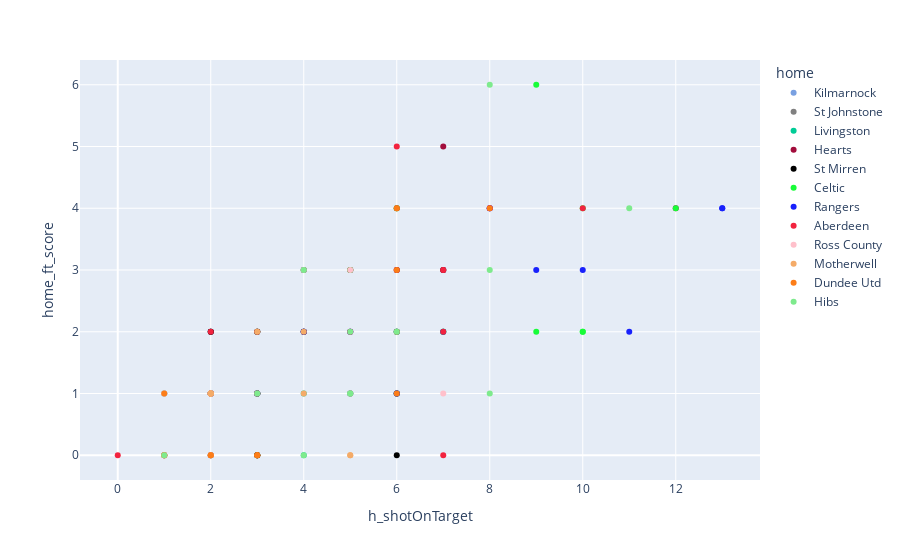

Notebook code cell kept with this figure:
### Code cell
px.scatter(df2, x="h_shotOnTarget", y="home_ft_score",  color="home", color_discrete_map=colormap)

### Figure 1 — Plotly figure (JSON) as saved in the notebook; plotly's stock layout.template omitted (floating-point values rounded to 4 significant figures)
{"data": [{"hovertemplate": "home=Kilmarnock<br>h_shotOnTarget=%{x}<br>home_ft_score=%{y}<extra></extra>", "legendgroup": "Kilmarnock", "marker": {"color": "#79a0e1", "symbol": "circle"}, "mode": "markers", "name": "Kilmarnock", "orientation": "v", "showlegend": true, "type": "scatter", "x": [5, 3, 4, 2, 6, 6, 4, 1, 4, 3, 5, 6], "xaxis": "x", "y": [1, 0, 2, 2, 2, 1, 2, 1, 2, 0, 2, 1], "yaxis": "y"}, {"hovertemplate": "home=St Johnstone<br>h_shotOnTarget=%{x}<br>home_ft_score=%{y}<extra></extra>", "legendgroup": "St Johnstone", "marker": {"color": "grey", "symbol": "circle"}, "mode": "markers", "name": "St Johnstone", "orientation": "v", "showlegend": true, "type": "scatter", "x": [1, 1, 4, 1, 3, 2, 3, 3, 3, 2, 5], "xaxis": "x", "y": [0, 0, 3, 0, 1, 1, 2, 1, 2, 0, 2], "yaxis": "y"}, {"hovertemplate": "home=Livingston<br>h_shotOnTarget=%{x}<br>home_ft_score=%{y}<extra></extra>", "legendgroup": "Livingston", "marker": {"color": "#00cc96", "symbol": "circle"}, "mode": "markers", "name": "Livingston", "orientation": "v", "showlegend": true, "type": "scatter", "x": [2, 6, 6, 1, 3, 4, 2, 3, 3, 6, 4, 7], "xaxis": "x", "y": [1, 2, 1, 1, 0, 1, 0, 2, 1, 1, 0, 3], "yaxis": "y"}, {"hovertemplate": "home=Hearts<br>h_shotOnTarget=%{x}<br>home_ft_score=%{y}<extra></extra>", "legendgroup": "Hearts", "marker": {"color": "#a20d3c", "symbol": "circle"}, "mode": "markers", "name": "Hearts", "orientation": "v", "showlegend": true, "type": "scatter", "x": [4, 12, 6, 1, 6, 7, 6, 5, 5, 3, 7, 2, 7], "xaxis": "x", "y": [2, 4, 3, 0, 3, 3, 1, 3, 3, 1, 5, 0, 3], "yaxis": "y"}, {"hovertemplate": "home=St Mirren<br>h_shotOnTarget=%{x}<br>home_ft_score=%{y}<extra></extra>", "legendgroup": "St Mirren", "marker": {"color": "black", "symbol": "circle"}, "mode": "markers", "name": "St Mirren", "orientation": "v", "showlegend": true, "type": "scatter", "x": [6, 2, 2, 2, 3, 3, 2, 4, 3, 4, 5, 2, 3], "xaxis": "x", "y": [0, 1, 1, 2, 2, 0, 2, 2, 1, 3, 1, 1, 0], "yaxis": "y"}, {"hovertemplate": "home=Celtic<br>h_shotOnTarget=%{x}<br>home_ft_score=%{y}<extra></extra>", "legendgroup": "Celtic", "marker": {"color": "#18fc38", "symbol": "circle"}, "mode": "markers", "name": "Celtic", "orientation": "v", "showlegend": true, "type": "scatter", "x": [9, 7, 6, 6, 9, 12, 7, 10, 10, 10, 6, 5], "xaxis": "x", "y": [2, 2, 4, 2, 6, 4, 2, 2, 4, 2, 4, 3], "yaxis": "y"}, {"hovertemplate": "home=Rangers<br>h_shotOnTarget=%{x}<br>home_ft_score=%{y}<extra></extra>", "legendgroup": "Rangers", "marker": {"color": "#1821fc", "symbol": "circle"}, "mode": "markers", "name": "Rangers", "orientation": "v", "showlegend": true, "type": "scatter", "x": [4, 8, 13, 6, 8, 3, 13, 6, 9, 10, 5, 11, 7], "xaxis": "x", "y": [2, 4, 4, 2, 4, 1, 4, 1, 3, 3, 2, 2, 2], "yaxis": "y"}, {"hovertemplate": "home=Aberdeen<br>h_shotOnTarget=%{x}<br>home_ft_score=%{y}<extra></extra>", "legendgroup": "Aberdeen", "marker": {"color": "#f2233f", "symbol": "circle"}, "mode": "markers", "name": "Aberdeen", "orientation": "v", "showlegend": true, "type": "scatter", "x": [10, 3, 6, 8, 5, 6, 2, 0, 2, 7, 7, 2, 7], "xaxis": "x", "y": [4, 2, 5, 4, 2, 4, 1, 0, 2, 0, 2, 1, 3], "yaxis": "y"}, {"hovertemplate": "home=Ross County<br>h_shotOnTarget=%{x}<br>home_ft_score=%{y}<extra></extra>", "legendgroup": "Ross County", "marker": {"color": "pink", "symbol": "circle"}, "mode": "markers", "name": "Ross County", "orientation": "v", "showlegend": true, "type": "scatter", "x": [2, 5, 2, 2, 1, 1, 7, 4, 1, 1, 2, 5, 2], "xaxis": "x", "y": [1, 1, 1, 0, 0, 1, 1, 3, 1, 0, 0, 3, 1], "yaxis": "y"}, {"hovertemplate": "home=Motherwell<br>h_shotOnTarget=%{x}<br>home_ft_score=%{y}<extra></extra>", "legendgroup": "Motherwell", "marker": {"color": "#f4ab68", "symbol": "circle"}, "mode": "markers", "name": "Motherwell", "orientation": "v", "showlegend": true, "type": "scatter", "x": [2, 2, 5, 5, 2, 4, 2, 4, 3, 3, 1], "xaxis": "x", "y": [1, 1, 0, 0, 1, 1, 1, 2, 2, 1, 0], "yaxis": "y"}, {"hovertemplate": "home=Dundee Utd<br>h_shotOnTarget=%{x}<br>home_ft_score=%{y}<extra></extra>", "legendgroup": "Dundee Utd", "marker": {"color": "#fc7d18", "symbol": "circle"}, "mode": "markers", "name": "Dundee Utd", "orientation": "v", "showlegend": true, "type": "scatter", "x": [3, 3, 2, 6, 8, 1, 3, 6, 6, 6, 1, 2], "xaxis": "x", "y": [0, 0, 0, 1, 4, 1, 0, 4, 2, 3, 0, 0], "yaxis": "y"}, {"hovertemplate": "home=Hibs<br>h_shotOnTarget=%{x}<br>home_ft_score=%{y}<extra></extra>", "legendgroup": "Hibs", "marker": {"color": "#7eea8d", "symbol": "circle"}, "mode": "markers", "name": "Hibs", "orientation": "v", "showlegend": true, "type": "scatter", "x": [3, 5, 8, 8, 5, 5, 4, 4, 11, 1, 6, 8], "xaxis": "x", "y": [1, 2, 1, 3, 1, 1, 3, 0, 4, 0, 2, 6], "yaxis": "y"}], "layout": {"legend": {"title": {"text": "home"}, "tracegroupgap": 0}, "margin": {"t": 60}, "xaxis": {"anchor": "y", "domain": [0, 1], "title": {"text": "h_shotOnTarget"}}, "yaxis": {"anchor": "x", "domain": [0, 1], "title": {"text": "home_ft_score"}}}}
